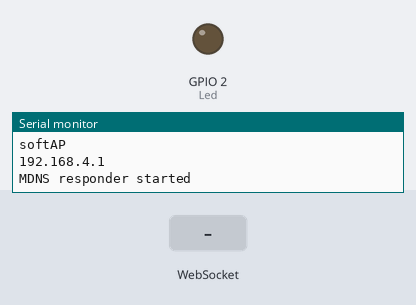
A sketch run on a simulated ESP32. Shown: output pins drawn as LEDs (lit = HIGH), the last lines printed to the serial monitor. Inputs (shaded band) come from the test bench. Storage starts empty.

Above: at 1.2 s.
1.3 s: WebSocket text "Led esta en ON" received
At 2.3 s:
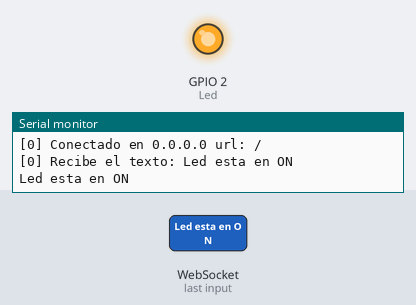
2.8 s: WebSocket text "Led esta en OFF" received
At 3.3 s:
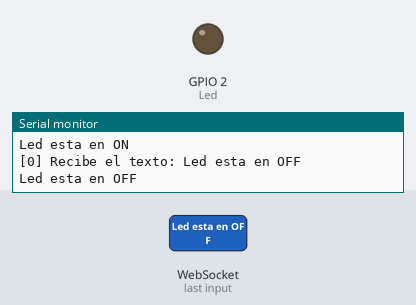
Timing chart, 0 to 5.8 s (numbered marks = the images above; inputs shaded):
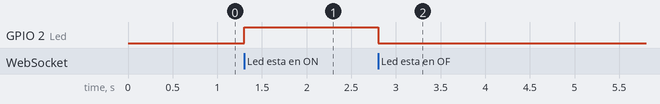

The sketch:

07_WebSockets_JavaScript_SPIFFS.ino
```cpp
#ifdef ESP8266
#include <ESP8266WiFi.h>
#include <ESP8266mDNS.h>
#elif defined(ESP32)
#include <WiFi.h>
#include <ESPmDNS.h>
#else
#error "Placa de desarrollo no encontrada"
#endif

#include <WebSocketsServer.h>
#include "SPIFFS.h"
#include <ESPAsyncWebServer.h>

#define Led 2

AsyncWebServer server(80);
WebSocketsServer websockets(81);

void notFound(AsyncWebServerRequest *request)
{
  request->send(404, "text/plain", "¡Página no encontrada!");
}

void webSocketEvent(uint8_t num, WStype_t type, uint8_t * payload, size_t length) {

  switch (type)
  {
    case WStype_DISCONNECTED:
      Serial.printf("[%u] ¡Desconectado!\n", num);
      break;
    case WStype_CONNECTED: {
        IPAddress ip = websockets.remoteIP(num);
        Serial.printf("[%u] Conectado en %d.%d.%d.%d url: %s\n", num, ip[0], ip[1], ip[2], ip[3], payload);

        websockets.sendTXT(num, "Conectado en servidor:");
      }
      break;
    case WStype_TEXT:
      Serial.printf("[%u] Recibe el texto: %s\n", num, payload);
      String mensaje = String((char*)( payload));
      Serial.println(mensaje);

      if(mensaje == "Led esta en OFF"){
        digitalWrite(Led,LOW);
      }

      if(mensaje == "Led esta en ON"){
        digitalWrite(Led,HIGH);
      }
  }
}

void setup(void)
{

  Serial.begin(115200);
  pinMode(Led, OUTPUT);

  WiFi.softAP("PuntoAcceso", "");
  Serial.println("softAP");
  Serial.println("");
  Serial.println(WiFi.softAPIP());

  if (MDNS.begin("ESP")) { //esp.local/
    Serial.println("MDNS responder started");
  }

  if(!SPIFFS.begin(true)){
    Serial.println("A ocurrido un error al montar SPIFFS");
    return;
  }

  server.on("/", HTTP_GET, [](AsyncWebServerRequest * request)
  {
   request->send(SPIFFS, "/index.html", "text/html");
  });

  server.onNotFound(notFound);

  server.begin();
  websockets.begin();
  websockets.onEvent(webSocketEvent);
}

void loop(void)
{
 websockets.loop();
}
```

Measured:
- after the input at 1.3 s, GPIO 2 (Led): LOW → HIGH at once
- after the input at 2.8 s, GPIO 2 (Led): HIGH → LOW at once
